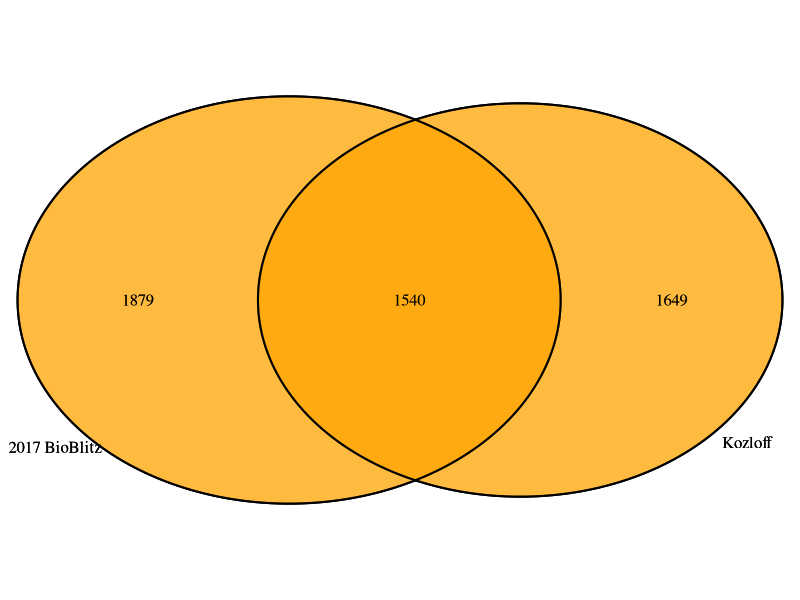
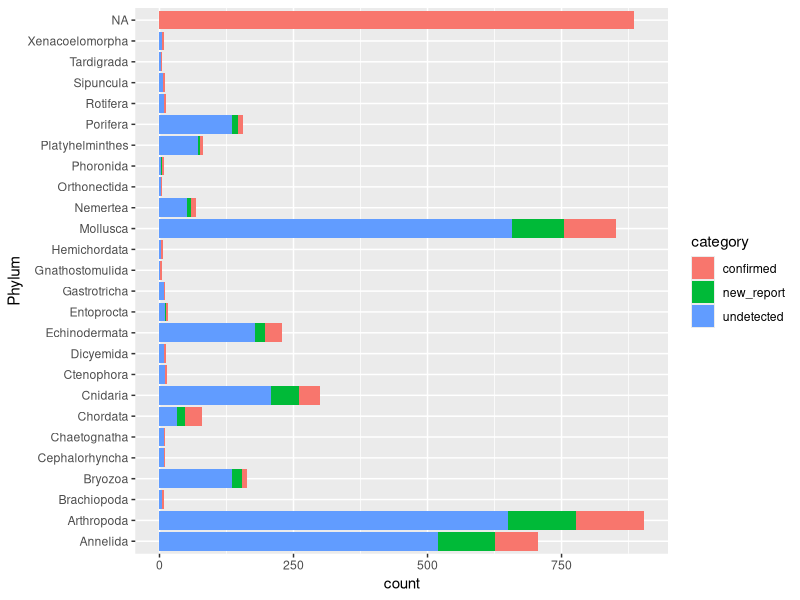

The R source for these figures, in order:
# Stacked bar plot for Phylum 


library(lubridate)
library(tidyverse)
library(VennDiagram)
library(ggplot2)


#files
d = read_csv("test_data/MarineGEOBC_bioblitz_specimen_20180403.csv")
k = read_csv("test_data/Koz_list.csv")




#access to columns 
d
d$firstname=gsub("([A-Za-z]+).*", "\\1", d$`scientificName (morphospecies)`)
class(d) 
dnames = d$`scientificName (morphospecies)`
knames = k$ScientificName_accepted
d$firstname=gsub("([A-Za-z]+).*", "\\1", d$`scientificName (morphospecies)`)
venn.plot <- draw.pairwise.venn(length(knames), length(dnames), sum(dnames %in% knames), 
                                c("Kozloff", "2017 BioBlitz"),
                                fill = "orange")
grid.draw(venn.plot) 
grid.newpage()


length(knames)
length(dnames)
sum(dnames %in% knames)


unique(k$Phylum)
unique(d$Phylum)
unique(d$Phylum) %in% unique(k$Phylum)
unique(d$Phylum)[!(unique(d$Phylum) %in% unique(k$Phylum))]

dcompare <- d %>% dplyr::select( species = `scientificName (morphospecies)`,
                                 Phylum, Genus) %>% distinct() 
kcompare <- k %>% dplyr::select( species = ScientificName_accepted,
                                 Phylum, Genus) %>% distinct() 

# code to repeat calculations for each Phylum
# use a "for loop" to calculate the same quantities over each Phylum
confirmed  <- c()
new_report <- c()
undetected <- c()

for( i in 1:length(unique(k$Phylum)) ){
  confirmed[i]  = sum(dcompare$species[dcompare$Phylum == unique(k$Phylum)[i]] %in% kcompare$species[kcompare$Phylum == unique(k$Phylum)[i]])
  new_report[i] = sum(!(dcompare$species[dcompare$Phylum == unique(k$Phylum)[i]] %in% kcompare$species[kcompare$Phylum == unique(k$Phylum)[i]]))
  undetected[i] = sum(!(kcompare$species[kcompare$Phylum == unique(k$Phylum)[i]] %in% dcompare$species[dcompare$Phylum == unique(k$Phylum)[i]]))
}

phyla_compare <- data.frame( Phylum = unique(k$Phylum), confirmed, new_report, undetected )

data_long <- phyla_compare %>%
  pivot_longer( !Phylum, names_to = "category", values_to = "count")


# stacked barplot
ggplot( d = data_long, aes(y = count, x = Phylum, fill = category) ) +
  geom_bar(stat = "identity", position = "stack") +
  coord_flip()
